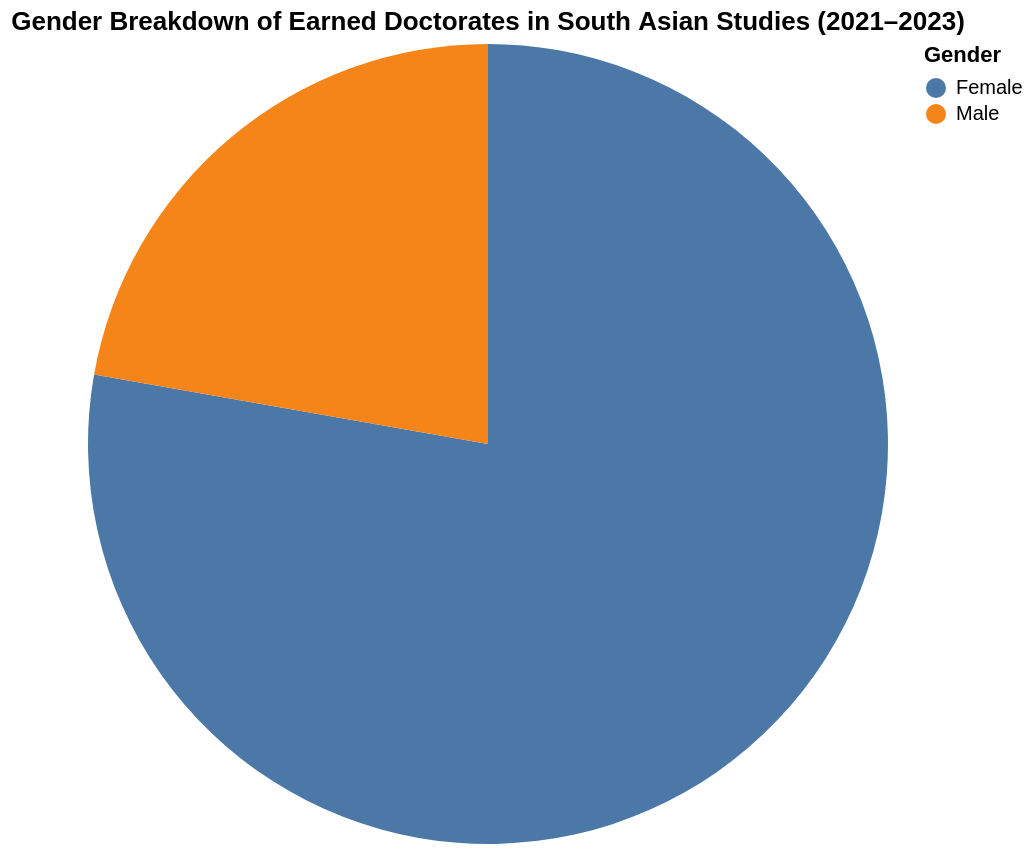

Notebook code for this chart:
### Markdown cell above
</div>

<div class="text-box">
    
## Earned Doctorates in South Asian Studies by Sex

### Code cell
#| code-fold: true


gender_df = df[df["Major"].isin(majors)]


gender_agg = (
    gender_df.groupby("Sex")["Awards/Degrees Conferred"]
    .sum()
    .reset_index()
)


pie_chart = alt.Chart(gender_agg).mark_arc().encode(
    theta=alt.Theta(field="Awards/Degrees Conferred", type="quantitative"),
    color=alt.Color(field="Sex", type="nominal", legend=alt.Legend(title="Gender")),
    tooltip=["Sex", "Awards/Degrees Conferred"]
).properties(
    title="Gender Breakdown of Earned Doctorates in South Asian Studies (2021–2023)",
    width=400,
    height=400
)

pie_chart

### Figure 1 — Vega-Lite specification as saved in the notebook (floating-point values rounded to 4 significant figures)
{"config": {"view": {"continuousWidth": 300, "continuousHeight": 300}}, "data": {"name": "data-8b99a9a5f9c5a198619044fcd40dc82b"}, "mark": {"type": "arc"}, "encoding": {"color": {"field": "Sex", "legend": {"title": "Gender"}, "type": "nominal"}, "theta": {"field": "Awards/Degrees Conferred", "type": "quantitative"}, "tooltip": [{"field": "Sex", "type": "nominal"}, {"field": "Awards/Degrees Conferred", "type": "quantitative"}]}, "height": 400, "title": "Gender Breakdown of Earned Doctorates in South Asian Studies (2021–2023)", "width": 400, "$schema": "https://vega.github.io/schema/vega-lite/v5.14.1.json", "datasets": {"data-8b99a9a5f9c5a198619044fcd40dc82b": [{"Sex": "Female", "Awards/Degrees Conferred": 7}, {"Sex": "Male", "Awards/Degrees Conferred": 2}]}}
